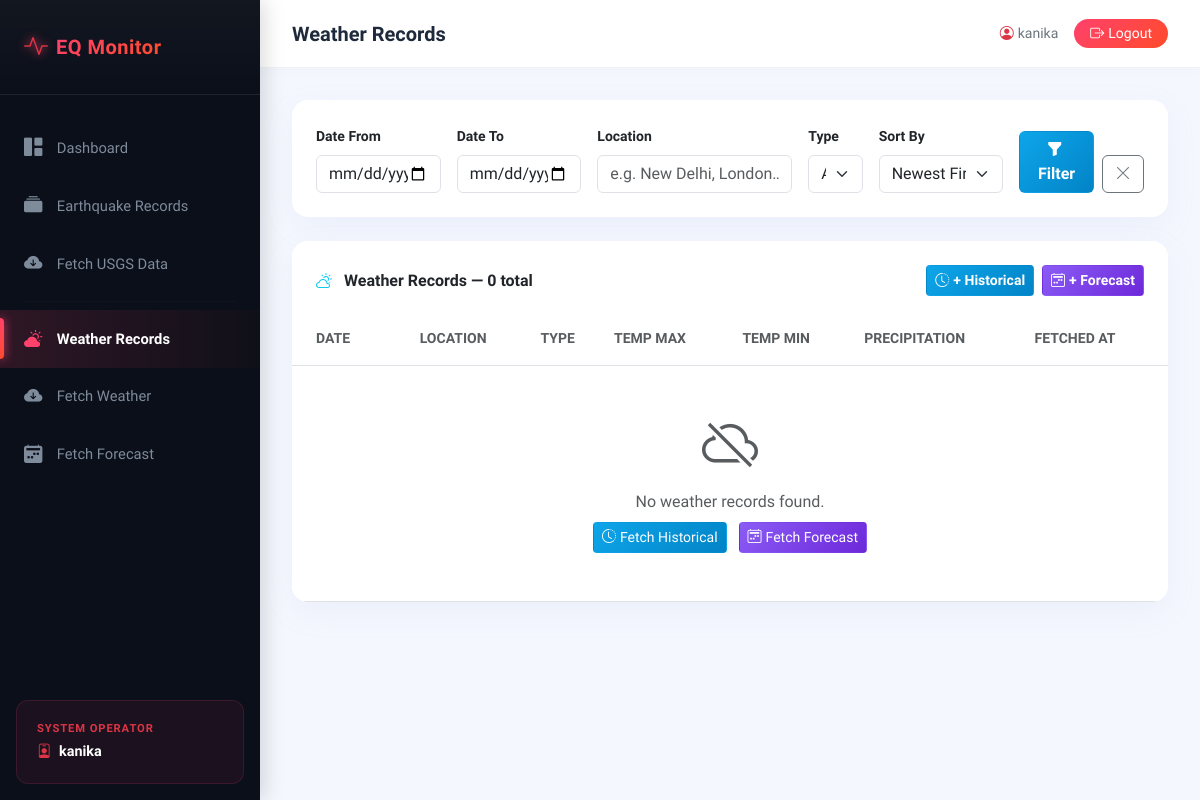
The app's page /weather/ (signed in), older data.
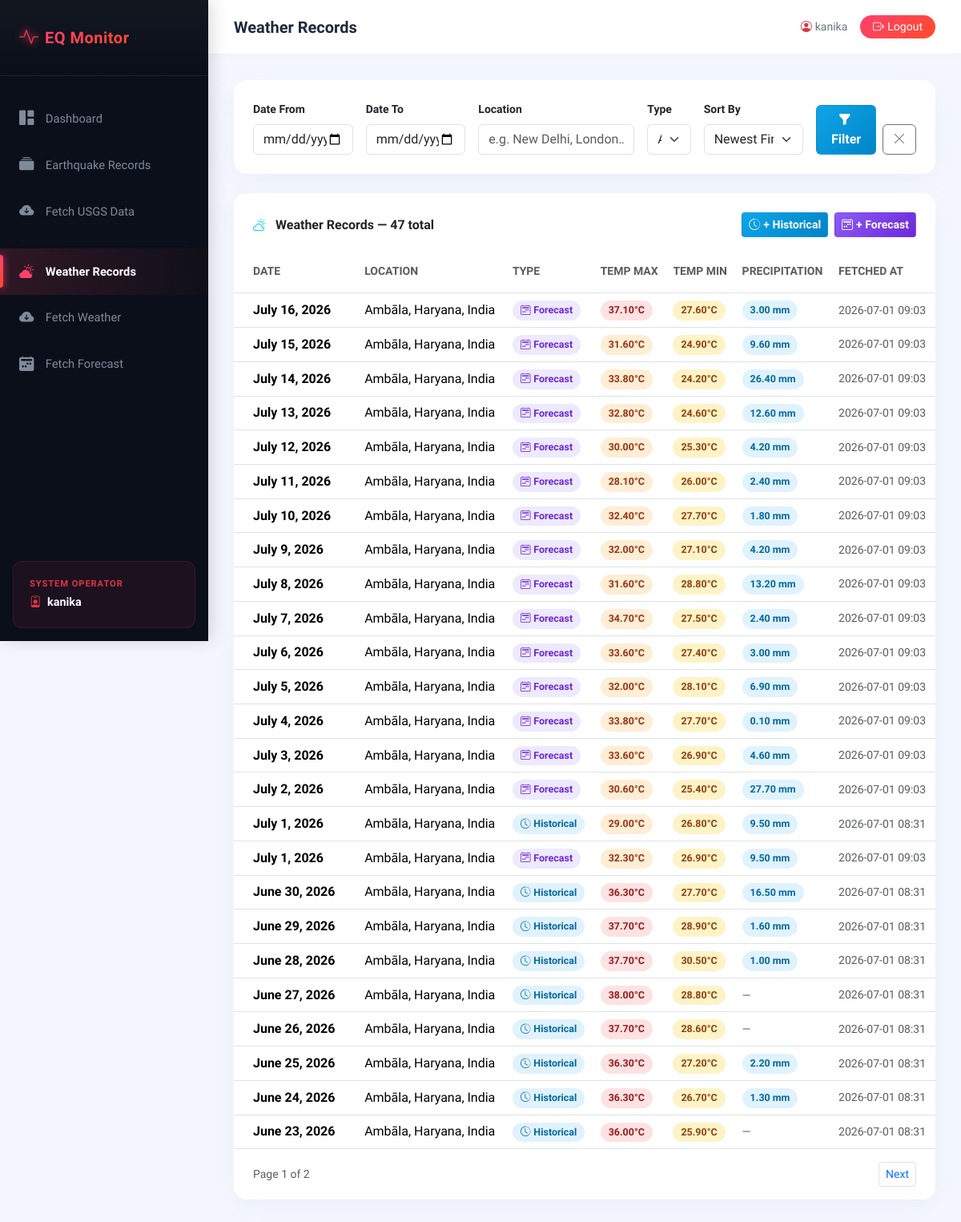
The same page, newer data.
### earthquake_app/models.py (models this page shows, shortened)
class WeatherRecord(models.Model):
    DATA_TYPE_CHOICES = [
        ("historical", "Historical"),
        ("forecast",   "Forecast"),
    ]
    location_name     = models.CharField(max_length=255, null=True, blank=True)
    latitude          = models.DecimalField(max_digits=9,  decimal_places=6)
    longitude         = models.DecimalField(max_digits=9,  decimal_places=6)
    date              = models.DateField()
    temperature_max   = models.DecimalField(max_digits=5, decimal_places=2, null=True, blank=True)
    temperature_min   = models.DecimalField(max_digits=5, decimal_places=2, null=True, blank=True)
    precipitation_sum = models.DecimalField(max_digits=7, decimal_places=2, null=True, blank=True)
    data_type         = models.CharField(max_length=20, choices=DATA_TYPE_CHOICES, default="historical")
    fetched_at        = models.DateTimeField(auto_now_add=True)
    class Meta:
        db_table        = "weather_record"
        unique_together = ('latitude', 'longitude', 'date', 'data_type')
        ordering        = ['-date']

### earthquake_app/views.py (the view)
    def wrapper(request, *args, **kwargs):
        if not request.session.get("user_id"):
            messages.warning(request, "Please log in to access this page.")
            return redirect("login")
        return view_func(request, *args, **kwargs)

### earthquake_app/views.py (called while the page is built)
def login_required_custom(view_func):
    def wrapper(request, *args, **kwargs):
        if not request.session.get("user_id"):
            messages.warning(request, "Please log in to access this page.")
            return redirect("login")
        return view_func(request, *args, **kwargs)
    return wrapper

### templates/earthquake_app/weather.html (shortened to what this page needs)
{% extends "earthquake_app/base.html" %}
{% block page_title %}Weather Records{% endblock %}
{% block content %}
<div class="card table-card mb-4">
  <div class="card-body p-4">
    <form method="get" class="row g-3 align-items-end">
      <div class="col-12 col-md-2">
        <label class="form-label small fw-semibold">Date From</label>
        <input type="date" name="date_from" value="{{ date_from }}" class="form-control">
      </div>
      <div class="col-12 col-md-2">
        <label class="form-label small fw-semibold">Date To</label>
        <input type="date" name="date_to" value="{{ date_to }}" class="form-control">
      </div>
      <div class="col-12 col-md-3">
        <label class="form-label small fw-semibold">Location</label>
        <input type="text" name="location" value="{{ location }}"
          placeholder="e.g. New Delhi, London…" class="form-control">
      </div>
      <div class="col-12 col-md-1">
        <label class="form-label small fw-semibold">Type</label>
        <select name="data_type" class="form-select">
          <option value=""            {% if data_type == ""            %}selected{% endif %}>All</option>
        </select>
      </div>
      <div class="col-12 col-md-2">
        <label class="form-label small fw-semibold">Sort By</label>
        <select name="sort" class="form-select">
          <option value="-date"              {% if sort_by == "-date"              %}selected{% endif %}>Newest First</option>
        </select>
      </div>
      <div class="col-12 col-md-2 d-flex gap-2 align-items-end">
        <button type="submit" class="btn text-white fw-semibold flex-fill"
          style="background: linear-gradient(135deg, #0ea5e9, #0284c7);">
          <i class="bi bi-funnel-fill me-1"></i>Filter
        </button>
        <a href="{% url 'weather' %}" class="btn btn-outline-secondary">
          <i class="bi bi-x-lg"></i>
        </a>
      </div>
    </form>
  </div>
</div>
<div class="card table-card">
  <div class="card-header bg-white border-0 pt-4 pb-3 px-4 d-flex align-items-center justify-content-between">
    <h6 class="fw-bold mb-0">
      <i class="bi bi-cloud-sun me-2 text-info"></i>
      Weather Records — {{ total }} total
    </h6>
    <div class="d-flex gap-2">
      <a href="{% url 'weather_fetch' %}" class="btn btn-sm text-white fw-semibold"
        style="background: linear-gradient(135deg, #0ea5e9, #0284c7);"
        title="Fetch historical weather data">
        <i class="bi bi-clock-history me-1"></i>+ Historical
      </a>
      <a href="{% url 'weather_forecast' %}" class="btn btn-sm text-white fw-semibold"
        style="background: linear-gradient(135deg, #8b5cf6, #6d28d9);"
        title="Fetch forecast weather data">
        <i class="bi bi-calendar2-week me-1"></i>+ Forecast
      </a>
    </div>
  </div>
  <div class="table-responsive">
    <table class="table table-hover align-middle mb-0">
      <thead style="background:#f8fafc;">
        <tr>
          <th class="px-4 py-3 text-muted small text-uppercase">Date</th>
          <th class="py-3 text-muted small text-uppercase">Location</th>
          <th class="py-3 text-muted small text-uppercase">Type</th>
          <th class="py-3 text-muted small text-uppercase">Temp Max</th>
          <th class="py-3 text-muted small text-uppercase">Temp Min</th>
          <th class="py-3 text-muted small text-uppercase">Precipitation</th>
          <th class="py-3 text-muted small text-uppercase">Fetched At</th>
        </tr>
      </thead>
      <tbody>
        {% for record in page_obj %}
        <tr>
          <td class="px-4 fw-semibold">{{ record.date }}</td>
          <td>
            {% if record.location_name %}
              <span class="fw-medium">{{ record.location_name }}</span>
            {% else %}
              <span class="text-muted small">{{ record.latitude }}, {{ record.longitude }}</span>
            {% endif %}
          </td>
          <td>
            {% if record.data_type == "forecast" %}
              <span class="magnitude-badge" style="background:#ede9fe; color:#6d28d9;">
                <i class="bi bi-calendar2-week me-1"></i>Forecast
              </span>
            {% else %}
              <span class="magnitude-badge" style="background:#e0f2fe; color:#0369a1;">
                <i class="bi bi-clock-history me-1"></i>Historical
              </span>
            {% endif %}
          </td>
          <td>
            {% if record.temperature_max != None %}
              {% if record.temperature_max >= 35 %}
                <span class="magnitude-badge mag-extreme">{{ record.temperature_max }}°C</span>
              {% elif record.temperature_max >= 25 %}
                <span class="magnitude-badge mag-high">{{ record.temperature_max }}°C</span>
              {% else %}
                <span class="magnitude-badge mag-low">{{ record.temperature_max }}°C</span>
              {% endif %}
            {% else %}
              <span class="text-muted small">—</span>
            {% endif %}
          </td>
          <td>
            {% if record.temperature_min != None %}
              <span class="magnitude-badge mag-medium">{{ record.temperature_min }}°C</span>
            {% else %}
              <span class="text-muted small">—</span>
            {% endif %}
          </td>
          <td>
            {% if record.precipitation_sum and record.precipitation_sum > 0 %}
              <span class="magnitude-badge" style="background:#e0f2fe; color:#0369a1;">
                {{ record.precipitation_sum }} mm
              </span>
            {% else %}
              <span class="text-muted small">—</span>
            {% endif %}
          </td>
          <td class="text-muted small">{{ record.fetched_at|date:"Y-m-d H:i" }}</td>
        </tr>
        {% empty %}
        <tr>
          <td colspan="7" class="text-center py-5 text-muted">
            <i class="bi bi-cloud-slash display-4 d-block mb-2"></i>
            <p class="mb-2">No weather records found.</p>
            <a href="{% url 'weather_fetch' %}" class="btn btn-sm text-white me-2"
              style="background: linear-gradient(135deg, #0ea5e9, #0284c7);">
              <i class="bi bi-clock-history me-1"></i>Fetch Historical
            </a>
            <a href="{% url 'weather_forecast' %}" class="btn btn-sm text-white"
              style="background: linear-gradient(135deg, #8b5cf6, #6d28d9);">
              <i class="bi bi-calendar2-week me-1"></i>Fetch Forecast
            </a>
          </td>
        </tr>
        {% endfor %}
      </tbody>
    </table>
  </div>
  {% if page_obj.has_other_pages %}
  <div class="card-footer bg-white border-0 py-3 px-4 d-flex justify-content-between align-items-center">
    <span class="text-muted small">
      Page {{ page_obj.number }} of {{ page_obj.paginator.num_pages }}
    </span>
    <nav>
      <ul class="pagination pagination-sm mb-0">
        {% if page_obj.has_next %}
          <li class="page-item">
            <a class="page-link"
              href="?page={{ page_obj.next_page_number }}&date_from={{ date_from }}&date_to={{ date_to }}&location={{ location }}&data_type={{ data_type }}&sort={{ sort_by }}">
              Next
            </a>
          </li>
        {% endif %}
      </ul>
    </nav>
  </div>
  {% endif %}
</div>
{% endblock %}

### templates/earthquake_app/base.html (shortened to what this page needs)
<!DOCTYPE html>
<html lang="en">
<head>
  <link href="https://cdn.jsdelivr.net/npm/bootstrap@5.3.2/dist/css/bootstrap.min.css" rel="stylesheet">
  <link href="https://cdn.jsdelivr.net/npm/bootstrap-icons@1.11.3/font/bootstrap-icons.css" rel="stylesheet">
</head>
<body>
{% if request.session.user_id %}
  <div id="sidebar">
    <div class="sidebar-header d-flex align-items-center gap-2">
      <i class="bi bi-activity text-danger fs-4" style="text-shadow: 0 0 10px #ff416c;"></i>
      <span class="text-white fw-bold h5 mb-0" style="letter-spacing: 0.5px; background: var(--primary-gradient); -webkit-background-clip: text; -webkit-text-fill-color: transparent;">EQ Monitor</span>
    </div>
    <div class="nav flex-column mt-4">
      <a href="{% url 'dashboard' %}" class="nav-link {% if request.resolver_match.url_name == 'dashboard' %}active{% endif %}">
        <i class="bi bi-grid-1x2-fill"></i> Dashboard
      </a>
      <a href="{% url 'earthquakes' %}" class="nav-link {% if request.resolver_match.url_name == 'earthquakes' %}active{% endif %}">
        <i class="bi bi-collection-fill"></i> Earthquake Records
      </a>
      <a href="{% url 'fetch' %}" class="nav-link {% if request.resolver_match.url_name == 'fetch' %}active{% endif %}">
        <i class="bi bi-cloud-arrow-down-fill"></i> Fetch USGS Data
      </a>
      <hr style="border-color: rgba(255,255,255,0.07); margin: 0.5rem 1.5rem;">
      <a href="{% url 'weather' %}" class="nav-link {% if request.resolver_match.url_name == 'weather' %}active{% endif %}">
        <i class="bi bi-cloud-sun-fill"></i> Weather Records
      </a>
      <a href="{% url 'weather_fetch' %}" class="nav-link {% if request.resolver_match.url_name == 'weather_fetch' %}active{% endif %}">
        <i class="bi bi-cloud-arrow-down-fill"></i> Fetch Weather
      </a>
      <a href="{% url 'weather_forecast' %}" class="nav-link {% if request.resolver_match.url_name == 'weather_forecast' %}active{% endif %}">
        <i class="bi bi-calendar2-week-fill"></i> Fetch Forecast
      </a>
    </div>
    <div class="mt-auto">
      <div class="operator-box">
        <span class="d-block mb-1 text-uppercase fw-bold text-danger" style="font-size: 0.7rem; letter-spacing: 0.08em;">System Operator</span>
        <strong class="text-white d-block text-truncate" style="font-size: 0.9rem;">
          <i class="bi bi-person-badge text-danger me-1"></i>
          {{ request.session.username }}
        </strong>
      </div>
    </div>
  </div>
  <div id="content-wrapper">
    <div class="top-navbar d-flex align-items-center justify-content-between">
      <div class="fw-bold h5 mb-0">{% block page_title %}Dashboard{% endblock %}</div>
      <div class="d-flex align-items-center gap-3">
        <span class="text-secondary small fw-medium">
          <i class="bi bi-person-circle text-danger me-1"></i>{{ request.session.username }}
        </span>
        <a href="{% url 'logout' %}" class="btn btn-sm btn-danger px-3 rounded-pill fw-medium border-0" style="background: var(--primary-gradient);">
          <i class="bi bi-box-arrow-right me-1"></i>Logout
        </a>
      </div>
    </div>
    <div class="page-body">
      {% block content %}{% endblock %}
    </div>
  </div>
{% endif %}
</body>
</html>

### templates/earthquake_app/base.html (style rules this page uses)
:root { --sidebar-width: 260px; --primary-gradient: linear-gradient(135deg, #ff416c 0%, #ff4b2b 100%); --sidebar-bg: #0b0f19; --active-gradient: linear-gradient(90deg, rgba(255, 65, 108, 0.15) 0%, rgba(255, 75, 43, 0.02) 100%); --accent-color: #ff416c; --bg-light: #f4f7fe; }
body { background: var(--bg-light); font-family: 'Plus Jakarta Sans', sans-serif; color: #1e293b; }
#sidebar { width: var(--sidebar-width); min-height: 100vh; background: var(--sidebar-bg); position: fixed; top: 0; left: 0; z-index: 200; display: flex; flex-direction: column; box-shadow: 4px 0 20px rgba(0, 0, 0, 0.15); }
#sidebar .sidebar-header { padding: 1.8rem 1.5rem; background: linear-gradient(to bottom, rgba(255,255,255,0.03), transparent); border-bottom: 1px solid rgba(255, 255, 255, 0.05); }
#sidebar .nav-link { color: #7e8b9b; padding: 0.95rem 1.5rem; display: flex; align-items: center; gap: 0.9rem; font-size: 0.92rem; font-weight: 500; position: relative; transition: all 0.3s ease; }
#sidebar .nav-link i { font-size: 1.15rem; transition: transform 0.3s ease, color 0.3s ease; }
#sidebar .nav-link.active { background: var(--active-gradient); color: #fff; font-weight: 600; }
#sidebar .nav-link.active i { color: #ff416c; }
#sidebar .nav-link.active::before { content: ''; position: absolute; left: 0; top: 15%; height: 70%; width: 4px; background: var(--primary-gradient); border-radius: 0 4px 4px 0; box-shadow: 0 0 10px #ff416c; }
.operator-box { padding: 1.25rem; margin: 1rem; background: rgba(255, 65, 108, 0.07); border: 1px solid rgba(255, 65, 108, 0.15); border-radius: 12px; }
#content-wrapper { margin-left: var(--sidebar-width); min-height: 100vh; display: flex; flex-direction: column; }
.top-navbar { background: #fff; padding: 1.2rem 2rem; border-bottom: 1px solid #eef2f6; box-shadow: 0 4px 12px rgba(0,0,0,0.02); }
.page-body { padding: 2rem; flex: 1; }
.table-card { border: none; border-radius: 16px; box-shadow: 0 10px 30px rgba(165, 173, 211, 0.1); overflow: hidden; background: #fff; }
.magnitude-badge { display: inline-block; padding: 3px 10px; border-radius: 20px; font-size: 0.78rem; font-weight: 700; }
.mag-medium { background: #fef3c7; color: #92400e; }
.mag-high { background: #ffedd5; color: #9a3412; }
.mag-extreme { background: #fee2e2; color: #991b1b; }

Row changes from the older to the newer data that the page shows:
added WeatherRecord: date "July 16, 2026", location_name "Ambāla, Haryana, India", data_type "forecast" (drawn), temperature_max "37.10", temperature_min "27.60", precipitation_sum "3.00", fetched_at "2026-07-01 09:03"
added WeatherRecord: date "July 15, 2026", location_name "Ambāla, Haryana, India", data_type "forecast" (drawn), temperature_max "31.60", temperature_min "24.90", precipitation_sum "9.60", fetched_at "2026-07-01 09:03"
added WeatherRecord: date "July 14, 2026", location_name "Ambāla, Haryana, India", data_type "forecast" (drawn), temperature_max "33.80", temperature_min "24.20", precipitation_sum "26.40", fetched_at "2026-07-01 09:03"
added WeatherRecord: date "July 13, 2026", location_name "Ambāla, Haryana, India", data_type "forecast" (drawn), temperature_max "32.80", temperature_min "24.60", precipitation_sum "12.60", fetched_at "2026-07-01 09:03"
added WeatherRecord: date "July 12, 2026", location_name "Ambāla, Haryana, India", data_type "forecast" (drawn), temperature_max "30.00", temperature_min "25.30", precipitation_sum "4.20", fetched_at "2026-07-01 09:03"
added WeatherRecord: date "July 11, 2026", location_name "Ambāla, Haryana, India", data_type "forecast" (drawn), temperature_max "28.10", temperature_min "26.00", precipitation_sum "2.40", fetched_at "2026-07-01 09:03"
added WeatherRecord: date "July 10, 2026", location_name "Ambāla, Haryana, India", data_type "forecast" (drawn), temperature_max "32.40", temperature_min "27.70", precipitation_sum "1.80", fetched_at "2026-07-01 09:03"
added WeatherRecord: date "July 9, 2026", location_name "Ambāla, Haryana, India", data_type "forecast" (drawn), temperature_max "32.00", temperature_min "27.10", precipitation_sum "4.20", fetched_at "2026-07-01 09:03"
added WeatherRecord: date "July 8, 2026", location_name "Ambāla, Haryana, India", data_type "forecast" (drawn), temperature_max "31.60", temperature_min "28.80", precipitation_sum "13.20", fetched_at "2026-07-01 09:03"
added WeatherRecord: date "July 7, 2026", location_name "Ambāla, Haryana, India", data_type "forecast" (drawn), temperature_max "34.70", temperature_min "27.50", precipitation_sum "2.40", fetched_at "2026-07-01 09:03"
added WeatherRecord: date "July 6, 2026", location_name "Ambāla, Haryana, India", data_type "forecast" (drawn), temperature_max "33.60", temperature_min "27.40", precipitation_sum "3.00", fetched_at "2026-07-01 09:03"
added WeatherRecord: date "July 5, 2026", location_name "Ambāla, Haryana, India", data_type "forecast" (drawn), temperature_max "32.00", temperature_min "28.10", precipitation_sum "6.90", fetched_at "2026-07-01 09:03"
added WeatherRecord: date "July 4, 2026", location_name "Ambāla, Haryana, India", data_type "forecast" (drawn), temperature_max "33.80", temperature_min "27.70", precipitation_sum "0.10", fetched_at "2026-07-01 09:03"
added WeatherRecord: date "July 3, 2026", location_name "Ambāla, Haryana, India", data_type "forecast" (drawn), temperature_max "33.60", temperature_min "26.90", precipitation_sum "4.60", fetched_at "2026-07-01 09:03"
added WeatherRecord: date "July 2, 2026", location_name "Ambāla, Haryana, India", data_type "forecast" (drawn), temperature_max "30.60", temperature_min "25.40", precipitation_sum "27.70", fetched_at "2026-07-01 09:03"
added WeatherRecord: date "July 1, 2026", location_name "Ambāla, Haryana, India", data_type "historical" (drawn), temperature_max "29.00", temperature_min "26.80", precipitation_sum "9.50", fetched_at "2026-07-01 08:31"
added WeatherRecord: date "July 1, 2026", location_name "Ambāla, Haryana, India", data_type "forecast" (drawn), temperature_max "32.30", temperature_min "26.90", precipitation_sum "9.50", fetched_at "2026-07-01 09:03"
added WeatherRecord: date "June 30, 2026", location_name "Ambāla, Haryana, India", data_type "historical" (drawn), temperature_max "36.30", temperature_min "27.70", precipitation_sum "16.50", fetched_at "2026-07-01 08:31"
added WeatherRecord: date "June 29, 2026", location_name "Ambāla, Haryana, India", data_type "historical" (drawn), temperature_max "37.70", temperature_min "28.90", precipitation_sum "1.60", fetched_at "2026-07-01 08:31"
added WeatherRecord: date "June 28, 2026", location_name "Ambāla, Haryana, India", data_type "historical" (drawn), temperature_max "37.70", temperature_min "30.50", precipitation_sum "1.00", fetched_at "2026-07-01 08:31"
added WeatherRecord: date "June 27, 2026", location_name "Ambāla, Haryana, India", data_type "historical" (drawn), temperature_max "38.00", temperature_min "28.80", fetched_at "2026-07-01 08:31"
added WeatherRecord: date "June 26, 2026", location_name "Ambāla, Haryana, India", data_type "historical" (drawn), temperature_max "37.70", temperature_min "28.60", fetched_at "2026-07-01 08:31"
added WeatherRecord: date "June 25, 2026", location_name "Ambāla, Haryana, India", data_type "historical" (drawn), temperature_max "36.30", temperature_min "27.20", precipitation_sum "2.20", fetched_at "2026-07-01 08:31"
added WeatherRecord: date "June 24, 2026", location_name "Ambāla, Haryana, India", data_type "historical" (drawn), temperature_max "36.30", temperature_min "26.70", precipitation_sum "1.30", fetched_at "2026-07-01 08:31"
added WeatherRecord: date "June 23, 2026", location_name "Ambāla, Haryana, India", data_type "historical" (drawn), temperature_max "36.00", temperature_min "25.90", fetched_at "2026-07-01 08:31"
Text that changed along with them:
{{ total }}: "0" → "47"
{{ page_obj.number }}: (not shown) → "1"
{{ page_obj.paginator.num_pages }}: (not shown) → "2"
text no longer shown: "No weather records found. Fetch Historical Fetch Forecast"
text now shown: "Page of Next"
